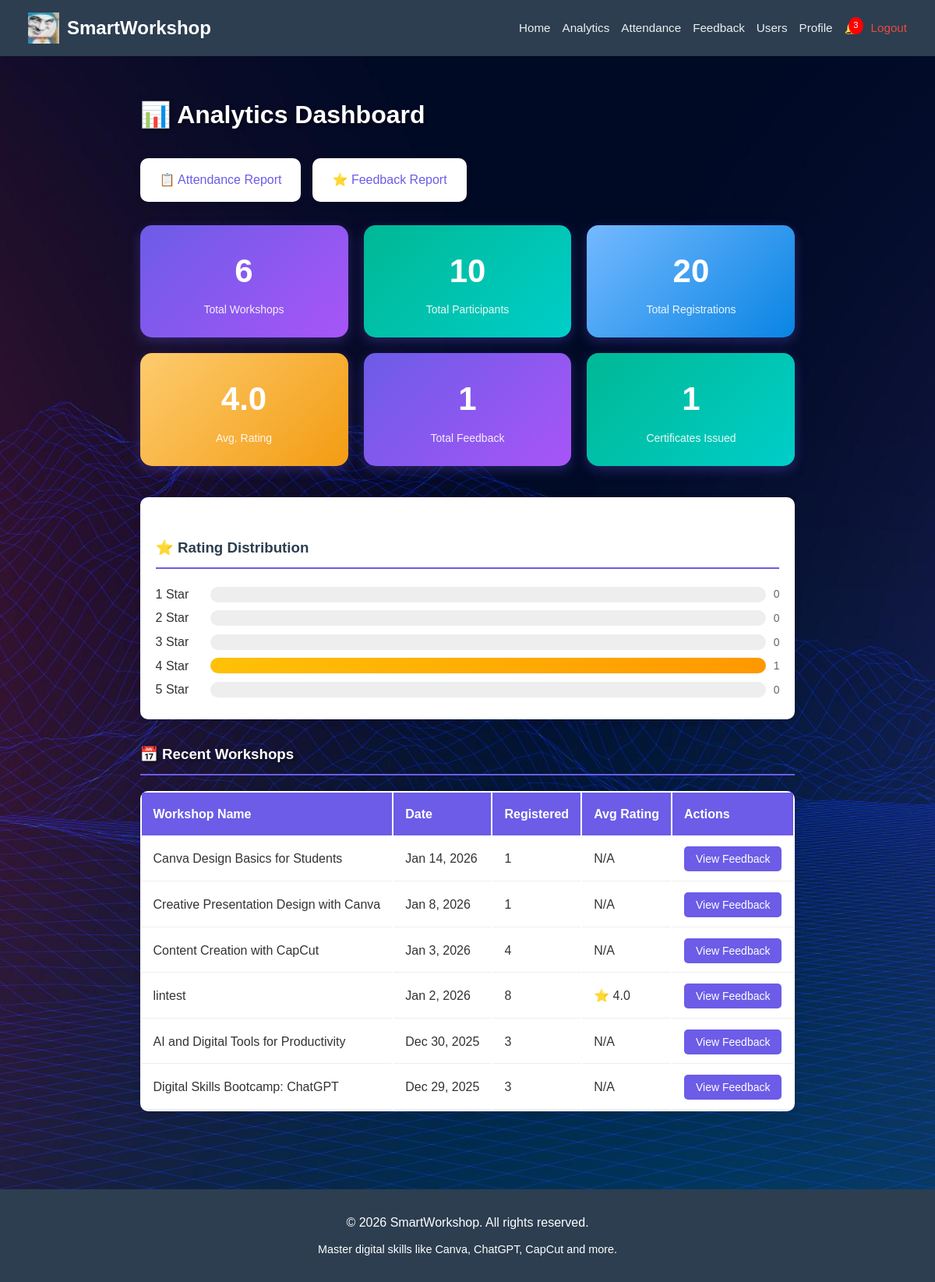
Screenshot of /dashboard_analytics.php (signed in) with the database file from the repository.
### tables this page shows
CREATE TABLE `workshops` (
  `id` int(11) NOT NULL,
  `title` varchar(100) NOT NULL,
  `description` text DEFAULT NULL,
  `trainer` varchar(100) DEFAULT NULL,
  `trainer_id` int(11) DEFAULT NULL,
  `date` date NOT NULL,
  `time` time NOT NULL,
  `location` varchar(100) NOT NULL,
  `fee` decimal(10,2) DEFAULT 0.00,
  `organizer_id` int(11) NOT NULL,
  `created_at` timestamp NOT NULL DEFAULT current_timestamp()
);

### dashboard_analytics.php (the view, shortened to what this page needs)
<?php
include 'include/db_connect.php';
$total_workshops = mysqli_fetch_assoc(mysqli_query($conn, "SELECT COUNT(*) as count FROM workshops"))['count'];
$total_participants = mysqli_fetch_assoc(mysqli_query($conn, "SELECT COUNT(*) as count FROM users WHERE role = 'participant'"))['count'];
$total_registrations = mysqli_fetch_assoc(mysqli_query($conn, "SELECT COUNT(*) as count FROM bookings"))['count'];
$avg_rating = mysqli_fetch_assoc(mysqli_query($conn, "SELECT AVG(rating) as avg FROM feedback"))['avg'];
$total_feedback = mysqli_fetch_assoc(mysqli_query($conn, "SELECT COUNT(*) as count FROM feedback"))['count'];
$total_certificates = mysqli_fetch_assoc(mysqli_query($conn, "SELECT COUNT(*) as count FROM certificates"))['count'];
$workshops_query = "SELECT w.*,
    (SELECT COUNT(*) FROM bookings b WHERE b.workshop_id = w.id) as registered,
    (SELECT AVG(f.rating) FROM feedback f WHERE f.workshop_id = w.id) as avg_rating
    FROM workshops w
    ORDER BY w.date DESC
    LIMIT 10";
$workshops_result = mysqli_query($conn, $workshops_query);
$rating_dist = [];
for ($i = 1; $i <= 5; $i++) {
    $count = mysqli_fetch_assoc(mysqli_query($conn, "SELECT COUNT(*) as count FROM feedback WHERE rating = $i"))['count'];
    $rating_dist[$i] = $count;
}
?>
<!DOCTYPE html>
<html lang="en">
<head>
    <link rel="stylesheet" href="css/style.css">
</head>
<body>
    <?php include 'include/nav.php'; ?>
    <div class="dashboard">
        <h1>📊 Analytics Dashboard</h1>
        <div class="quick-links">
            <a href="report_attendance.php" class="quick-link">📋 Attendance Report</a>
            <a href="report_feedback.php" class="quick-link">⭐ Feedback Report</a>
        </div>
        <div class="stats-grid">
            <div class="stat-card">
                <div class="stat-number"><?php echo $total_workshops; ?></div>
                <div class="stat-label">Total Workshops</div>
            </div>
            <div class="stat-card secondary">
                <div class="stat-number"><?php echo $total_participants; ?></div>
                <div class="stat-label">Total Participants</div>
            </div>
            <div class="stat-card info">
                <div class="stat-number"><?php echo $total_registrations; ?></div>
                <div class="stat-label">Total Registrations</div>
            </div>
            <div class="stat-card warning">
                <div class="stat-number"><?php echo $avg_rating ? number_format($avg_rating, 1) : 'N/A'; ?></div>
                <div class="stat-label">Avg. Rating</div>
            </div>
            <div class="stat-card">
                <div class="stat-number"><?php echo $total_feedback; ?></div>
                <div class="stat-label">Total Feedback</div>
            </div>
            <div class="stat-card secondary">
                <div class="stat-number"><?php echo $total_certificates; ?></div>
                <div class="stat-label">Certificates Issued</div>
            </div>
        </div>
        <div class="chart-container">
            <h3 class="section-title">⭐ Rating Distribution</h3>
            <?php
            $max_rating_count = max($rating_dist);
            foreach ($rating_dist as $star => $count):
                $percentage = $max_rating_count > 0 ? ($count / $max_rating_count) * 100 : 0;
            ?>
                <div class="rating-bar">
                    <span class="rating-label"><?php echo $star; ?> Star</span>
                    <div style="flex: 1; background: #eee; border-radius: 10px; height: 20px;">
                        <div class="rating-fill" style="width: <?php echo $percentage; ?>%;"></div>
                    </div>
                    <span class="rating-count"><?php echo $count; ?></span>
                </div>
            <?php endforeach; ?>
        </div>
        <h3 class="section-title">📅 Recent Workshops</h3>
        <table class="workshop-table">
            <thead>
                <tr>
                    <th>Workshop Name</th>
                    <th>Date</th>
                    <th>Registered</th>
                    <th>Avg Rating</th>
                    <th>Actions</th>
                </tr>
            </thead>
            <tbody>
                <?php while ($workshop = mysqli_fetch_assoc($workshops_result)): ?>
                <tr>
                    <td><?php echo htmlspecialchars($workshop['title']); ?></td>
                    <td><?php echo date('M j, Y', strtotime($workshop['date'])); ?></td>
                    <td><?php echo $workshop['registered']; ?></td>
                    <td>
                        <?php if ($workshop['avg_rating']): ?>
                            ⭐ <?php echo number_format($workshop['avg_rating'], 1); ?>
                        <?php else: ?>
                            N/A
                        <?php endif; ?>
                    </td>
                    <td>
                        <a href="view_feedback.php?workshop_id=<?php echo $workshop['id']; ?>" class="btn-view">View Feedback</a>
                    </td>
                </tr>
                <?php endwhile; ?>
            </tbody>
        </table>
    </div>
    <?php include 'include/footer.php'; ?>
</body>
</html>

### css/style.css (style rules this page uses)
* { margin: 0; padding: 0; box-sizing: border-box; }
body { font-family: sans-serif; background: url('../img/bg.jpg') no-repeat center center fixed; background-size: cover; color: #333; line-height: 1.6; min-height: 100vh; display: flex; flex-direction: column; }
h3 { color: #2563eb; margin-bottom: 10px; }
.dashboard h1, .dashboard .section-title { color: white !important; text-shadow: 2px 2px 4px rgba(0, 0, 0, 0.5) !important; }
.chart-container .section-title { color: #2c3e50 !important; text-shadow: none !important; }

### dashboard_analytics.php (style rules this page uses)
.dashboard { max-width: 1200px; margin: 30px auto; padding: 20px; }
.dashboard h1 { color: #6c5ce7; margin-bottom: 30px; }
.stats-grid { display: grid; grid-template-columns: repeat(auto-fit, minmax(200px, 1fr)); gap: 20px; margin-bottom: 40px; }
.stat-card { background: linear-gradient(135deg, #6c5ce7, #a855f7); color: white; padding: 25px; border-radius: 15px; text-align: center; box-shadow: 0 5px 15px rgba(108, 92, 231, 0.3); }
.stat-card.secondary { background: linear-gradient(135deg, #00b894, #00cec9); }
.stat-card.warning { background: linear-gradient(135deg, #fdcb6e, #f39c12); }
.stat-card.info { background: linear-gradient(135deg, #74b9ff, #0984e3); }
.stat-number { font-size: 42px; font-weight: bold; margin-bottom: 5px; }
.stat-label { font-size: 14px; opacity: 0.9; }
.section-title { color: #333; margin: 30px 0 20px; padding-bottom: 10px; border-bottom: 2px solid #6c5ce7; }
.workshop-table { width: 100%; background: white; border-radius: 10px; overflow: hidden; box-shadow: 0 2px 10px rgba(0,0,0,0.1); }
.workshop-table th { background: #6c5ce7; color: white; padding: 15px; text-align: left; }
.workshop-table td { padding: 15px; border-bottom: 1px solid #eee; }
.rating-bar { display: flex; align-items: center; gap: 10px; margin: 5px 0; }
.rating-label { width: 60px; }
.rating-fill { height: 20px; background: linear-gradient(90deg, #ffc107, #ff9800); border-radius: 10px; }
.rating-count { color: #666; font-size: 14px; }
.chart-container { background: white; padding: 20px; border-radius: 10px; box-shadow: 0 2px 10px rgba(0,0,0,0.1); margin-bottom: 30px; }
.btn-view { background: #6c5ce7; color: white; padding: 8px 15px; border-radius: 5px; text-decoration: none; font-size: 14px; }
.quick-links { display: flex; gap: 15px; margin-bottom: 30px; flex-wrap: wrap; }
.quick-link { background: white; padding: 15px 25px; border-radius: 10px; text-decoration: none; color: #6c5ce7; box-shadow: 0 2px 10px rgba(0,0,0,0.1); transition: transform 0.2s; }

### rows the page displays
workshops: title "Canva Design Basics for Students", date "Jan 14, 2026", registered "1", shows "N/A"
workshops: title "Creative Presentation Design with Canva", date "Jan 8, 2026", registered "1", shows "N/A"
workshops: title "Content Creation with CapCut", date "Jan 3, 2026", registered "4", shows "N/A"
workshops: title "lintest", date "Jan 2, 2026", registered "8", avg_rating "4.0"
workshops: title "AI and Digital Tools for Productivity", date "Dec 30, 2025", registered "3", shows "N/A"
workshops: title "Digital Skills Bootcamp: ChatGPT", date "Dec 29, 2025", registered "3", shows "N/A"

### other values shown
$unread_count "3"
$total_workshops "6"
$total_participants "10"
$total_registrations "20"
$avg_rating "4.0"
$total_feedback "1"
$total_certificates "1"
$star "1"
$count "0"
$star "2"
$star "3"
$star "4"
$count "1"
$star "5"
